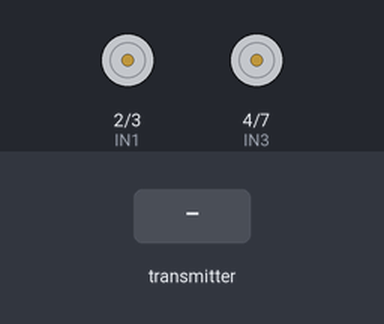
Recording of a sketch running on a simulated Arduino Uno, built with avr-gcc and run on an emulated ATmega328P. Parts: motor-driver pin pairs drawn as motors (green arrow = first pin HIGH = forward, orange = second pin HIGH = backward, longer = more drive, scaled by the enable pin). The test bench sets the inputs (shaded band). No radio packets arrive unless stated.

Above: at 1.2 s.
1.3 s: the transmitter starts sending ejeY = 0
2.8 s: the transmitter starts sending ejeX = 256
At 3.6 s:
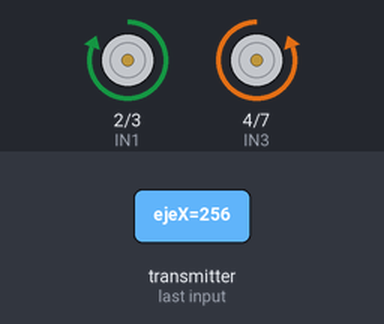
4.3 s: the transmitter starts sending btnRetorno = 1
At 4.7 s:
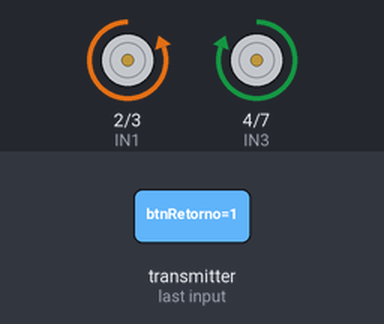
7.3 s: the transmitter starts sending btnRetorno = 0
At 8.2 s:
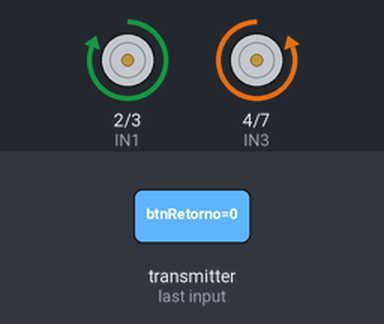
8.8 s: the transmitter starts sending ejeY = 256
At 9.4 s:
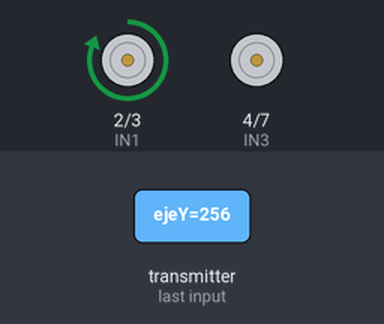
10.3 s: the transmitter starts sending ejeX = 0
At 11.7 s:
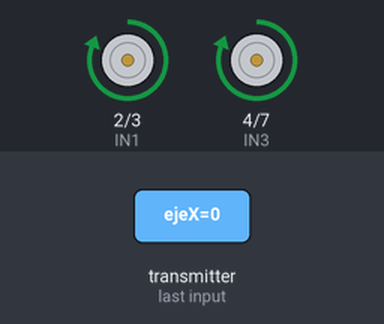
Timing chart, 0 to 12.8 s (numbered marks = the images above; inputs shaded):
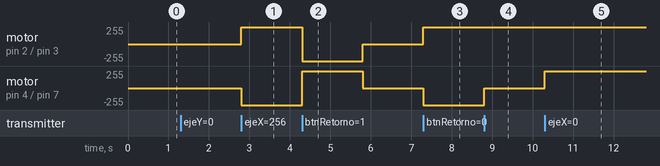

Measured:
- after the input at 2.8 s, motor on pin 2 (IN1) / pin 3 (IN2): stopped → forward 255/255 at once; motor on pin 4 (IN3) / pin 7 (IN4): stopped → backward 255/255 at once
- after the input at 4.3 s, motor on pin 2 (IN1) / pin 3 (IN2): forward 255/255 → backward 255/255 at once, → stopped 1.5 s later; motor on pin 4 (IN3) / pin 7 (IN4): backward 255/255 → forward 255/255 at once, → stopped 1.5 s later
- after the input at 7.3 s, motor on pin 2 (IN1) / pin 3 (IN2): stopped → forward 255/255 at once; motor on pin 4 (IN3) / pin 7 (IN4): stopped → backward 255/255 at once
- after the input at 8.8 s, motor on pin 4 (IN3) / pin 7 (IN4): backward 255/255 → stopped at once
- after the input at 10.3 s, motor on pin 4 (IN3) / pin 7 (IN4): stopped → forward 255/255 at once

The sketch:

Vehiculo_Carreras_Sistema_Receptor.ino
```cpp
#include <SPI.h>
#include <nRF24L01.h>
#include <RF24.h>


// Configuración NRF24L01
#define CE_PIN 9
#define CSN_PIN 10
RF24 radio(CE_PIN, CSN_PIN);
const byte address[6] = "00001";


// Configuración Puente H L298N
#define ENA 5
#define IN1 2
#define IN2 3
#define IN3 4
#define IN4 7
#define ENB 6


// --- ESTRUCTURA DE DATOS: PILA (STACK) ---
struct Accion {
  int pwmIzq;
  int pwmDer;
  bool dirIzqAvanza;
  bool dirDerAvanza;
  unsigned long duracionMs;
};


#define MAX_PILA 10
Accion pila[MAX_PILA];
int tope = -1;


// Variables de estado temporal para agrupar movimientos
Accion accionActual = {0, 0, true, true, 0};
unsigned long inicioMovimiento = 0;
bool enMovimiento = false;


struct PaqueteDatos {
  int ejeY;
  int ejeX;
  bool btnRetorno;
};
PaqueteDatos datos;


void setup() {
  pinMode(ENA, OUTPUT); pinMode(IN1, OUTPUT); pinMode(IN2, OUTPUT);
  pinMode(IN3, OUTPUT); pinMode(IN4, OUTPUT); pinMode(ENB, OUTPUT);

  radio.begin();
  radio.openReadingPipe(0, address);
  radio.setPALevel(RF24_PA_MAX);
  radio.startListening();
}


// Función auxiliar para empujar datos a la pila
void pushPila(Accion nuevaAccion) {
  if (nuevaAccion.duracionMs < 150) return; // Ignorar micro-movimientos espasmódicos

  if (tope < MAX_PILA - 1) {
    tope++;
    pila[tope] = nuevaAccion;
  } else {
    // Si la pila se llena, desplazamos los elementos (FIFO-like behavior para retener los últimos 10)
    for (int i = 0; i < MAX_PILA - 1; i++) {
      pila[i] = pila[i + 1];
    }
    pila[MAX_PILA - 1] = nuevaAccion;
  }
}


// Control físico del hardware
void controlarMotores(int pwmI, int pwmD, bool avanzaI, bool avanzaD) {
  digitalWrite(IN1, avanzaI ? HIGH : LOW);
  digitalWrite(IN2, avanzaI ? LOW : HIGH);
  analogWrite(ENA, pwmI);

  digitalWrite(IN3, avanzaD ? HIGH : LOW);
  digitalWrite(IN4, avanzaD ? LOW : HIGH);
  analogWrite(ENB, pwmD);
}


// Desapilar y ejecutar en reversa
void activarSistemaOrbita() {
  while (tope >= 0) {
    Accion paso = pila[tope];
    tope--; // POP

    // Invertir direcciones lógicas para regresar
    controlarMotores(paso.pwmIzq, paso.pwmDer, !paso.dirIzqAvanza, !paso.dirDerAvanza);
    delay(paso.duracionMs);
  }

  // Detener el vehículo al finalizar la ruta
  controlarMotores(0, 0, true, true);
  enMovimiento = false;
}


void loop() {
  if (radio.available()) {
    radio.read(&datos, sizeof(PaqueteDatos));

    if (datos.btnRetorno) {
      // Si hay un movimiento actual a medias, lo cerramos y guardamos antes de regresar
      if (enMovimiento) {
        accionActual.duracionMs = millis() - inicioMovimiento;
        pushPila(accionActual);
        enMovimiento = false;
      }
      activarSistemaOrbita();
      return; // Salir del loop actual hasta nueva orden
    }


    // --- MEZCLA DIFERENCIAL ---
    // Calcula la mezcla de velocidades. Constrain evita que los valores excedan los límites del PWM.
    int velocidadIzqBruta = datos.ejeY + datos.ejeX;
    int velocidadDerBruta = datos.ejeY - datos.ejeX;

    int velIzq = constrain(abs(velocidadIzqBruta), 0, 255);
    int velDer = constrain(abs(velocidadDerBruta), 0, 255);

    bool izqAvanza = (velocidadIzqBruta >= 0);
    bool derAvanza = (velocidadDerBruta >= 0);

    controlarMotores(velIzq, velDer, izqAvanza, derAvanza);


    // --- LÓGICA DE REGISTRO PARA LA PILA ---
    bool estaDetenido = (velIzq == 0 && velDer == 0);

    // Umbral de cambio: Si la potencia varía en más de 40 unidades, consideramos que es un "nuevo" movimiento
    bool cambioSignificativo = (abs(velIzq - accionActual.pwmIzq) > 40) ||
                               (abs(velDer - accionActual.pwmDer) > 40) ||
                               (izqAvanza != accionActual.dirIzqAvanza) ||
                               (derAvanza != accionActual.dirDerAvanza);


    if (!estaDetenido) {
      if (!enMovimiento) {
        // Inicia un nuevo movimiento desde cero
        accionActual = {velIzq, velDer, izqAvanza, derAvanza, 0};
        inicioMovimiento = millis();
        enMovimiento = true;
      }
      else if (cambioSignificativo) {
        // La trayectoria cambió drásticamente. Guardamos el tramo anterior y empezamos a grabar el nuevo.
        accionActual.duracionMs = millis() - inicioMovimiento;
        pushPila(accionActual);

        accionActual = {velIzq, velDer, izqAvanza, derAvanza, 0};
        inicioMovimiento = millis();
      }
    }
    else if (enMovimiento) {
      // El vehículo se detuvo. Cerramos el registro.
      accionActual.duracionMs = millis() - inicioMovimiento;
      pushPila(accionActual);
      enMovimiento = false;
      accionActual = {0, 0, true, true, 0};
    }
  }
}
```
